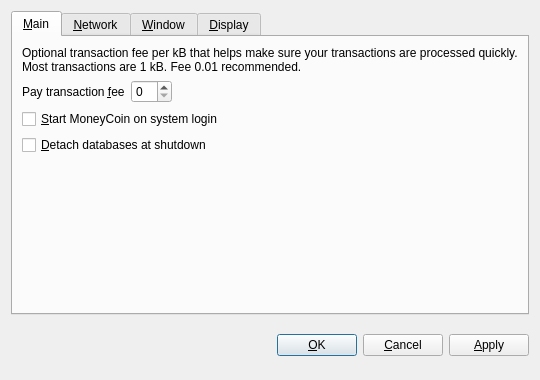
<?xml version="1.0" encoding="UTF-8"?>
<ui version="4.0">
 <class>OptionsDialog</class>
 <widget class="QDialog" name="OptionsDialog">
  <property name="geometry">
   <rect>
    <x>0</x>
    <y>0</y>
    <width>540</width>
    <height>380</height>
   </rect>
  </property>
  <property name="windowTitle">
   <string>Options</string>
  </property>
  <property name="modal">
   <bool>true</bool>
  </property>
  <layout class="QVBoxLayout" name="verticalLayout">
   <item>
    <widget class="QTabWidget" name="tabWidget">
     <property name="tabPosition">
      <enum>QTabWidget::North</enum>
     </property>
     <property name="currentIndex">
      <number>0</number>
     </property>
     <widget class="QWidget" name="tabMain">
      <attribute name="title">
       <string>&amp;Main</string>
      </attribute>
      <layout class="QVBoxLayout" name="verticalLayout_Main">
       <item>
        <widget class="QLabel" name="transactionFeeInfoLabel">
         <property name="text">
          <string>Optional transaction fee per kB that helps make sure your transactions are processed quickly. Most transactions are 1 kB. Fee 0.01 recommended.</string>
         </property>
         <property name="textFormat">
          <enum>Qt::PlainText</enum>
         </property>
         <property name="wordWrap">
          <bool>true</bool>
         </property>
        </widget>
       </item>
       <item>
        <layout class="QHBoxLayout" name="horizontalLayout_Main">
         <item>
          <widget class="QLabel" name="transactionFeeLabel">
           <property name="text">
            <string>Pay transaction &amp;fee</string>
           </property>
           <property name="textFormat">
            <enum>Qt::PlainText</enum>
           </property>
           <property name="buddy">
            <cstring>transactionFee</cstring>
           </property>
          </widget>
         </item>
         <item>
          <widget class="BitcoinAmountField" name="transactionFee"/>
         </item>
         <item>
          <spacer name="horizontalSpacer_Main">
           <property name="orientation">
            <enum>Qt::Horizontal</enum>
           </property>
           <property name="sizeHint" stdset="0">
            <size>
             <width>40</width>
             <height>20</height>
            </size>
           </property>
          </spacer>
         </item>
        </layout>
       </item>
       <item>
        <widget class="QCheckBox" name="bitcoinAtStartup">
         <property name="toolTip">
          <string>Automatically start MoneyCoin after logging in to the system.</string>
         </property>
         <property name="text">
          <string>&amp;Start MoneyCoin on system login</string>
         </property>
        </widget>
       </item>
       <item>
        <widget class="QCheckBox" name="detachDatabases">
         <property name="toolTip">
          <string>Detach block and address databases at shutdown. This means they can be moved to another data directory, but it slows down shutdown. The wallet is always detached.</string>
         </property>
         <property name="text">
          <string>&amp;Detach databases at shutdown</string>
         </property>
        </widget>
       </item>
       <item>
        <spacer name="verticalSpacer_Main">
         <property name="orientation">
          <enum>Qt::Vertical</enum>
         </property>
         <property name="sizeHint" stdset="0">
          <size>
           <width>20</width>
           <height>40</height>
          </size>
         </property>
        </spacer>
       </item>
      </layout>
     </widget>
     <widget class="QWidget" name="tabNetwork">
      <attribute name="title">
       <string>&amp;Network</string>
      </attribute>
      <layout class="QVBoxLayout" name="verticalLayout_Network">
       <item>
        <widget class="QCheckBox" name="mapPortUpnp">
         <property name="toolTip">
          <string>Automatically open the MoneyCoin client port on the router. This only works when your router supports UPnP and it is enabled.</string>
         </property>
         <property name="text">
          <string>Map port using &amp;UPnP</string>
         </property>
        </widget>
       </item>
       <item>
        <widget class="QCheckBox" name="connectSocks">
         <property name="toolTip">
          <string>Connect to the MoneyCoin network through a SOCKS proxy (e.g. when connecting through Tor).</string>
         </property>
         <property name="text">
          <string>&amp;Connect through SOCKS proxy:</string>
         </property>
        </widget>
       </item>
       <item>
        <layout class="QHBoxLayout" name="horizontalLayout_Network">
         <item>
          <widget class="QLabel" name="proxyIpLabel">
           <property name="text">
            <string>Proxy &amp;IP:</string>
           </property>
           <property name="textFormat">
            <enum>Qt::PlainText</enum>
           </property>
           <property name="buddy">
            <cstring>proxyIp</cstring>
           </property>
          </widget>
         </item>
         <item>
          <widget class="QValidatedLineEdit" name="proxyIp">
           <property name="maximumSize">
            <size>
             <width>140</width>
             <height>16777215</height>
            </size>
           </property>
           <property name="toolTip">
            <string>IP address of the proxy (e.g. 127.0.0.1)</string>
           </property>
          </widget>
         </item>
         <item>
          <widget class="QLabel" name="proxyPortLabel">
           <property name="text">
            <string>&amp;Port:</string>
           </property>
           <property name="textFormat">
            <enum>Qt::PlainText</enum>
           </property>
           <property name="buddy">
            <cstring>proxyPort</cstring>
           </property>
          </widget>
         </item>
         <item>
          <widget class="QLineEdit" name="proxyPort">
           <property name="maximumSize">
            <size>
             <width>55</width>
             <height>16777215</height>
            </size>
           </property>
           <property name="toolTip">
            <string>Port of the proxy (e.g. 9050)</string>
           </property>
          </widget>
         </item>
         <item>
          <widget class="QLabel" name="socksVersionLabel">
           <property name="text">
            <string>SOCKS &amp;Version:</string>
           </property>
           <property name="textFormat">
            <enum>Qt::PlainText</enum>
           </property>
           <property name="buddy">
            <cstring>socksVersion</cstring>
           </property>
          </widget>
         </item>
         <item>
          <widget class="QValueComboBox" name="socksVersion">
           <property name="toolTip">
            <string>SOCKS version of the proxy (e.g. 5)</string>
           </property>
          </widget>
         </item>
         <item>
          <spacer name="horizontalSpacer_Network">
           <property name="orientation">
            <enum>Qt::Horizontal</enum>
           </property>
           <property name="sizeHint" stdset="0">
            <size>
             <width>40</width>
             <height>20</height>
            </size>
           </property>
          </spacer>
         </item>
        </layout>
       </item>
       <item>
        <spacer name="verticalSpacer_Network">
         <property name="orientation">
          <enum>Qt::Vertical</enum>
         </property>
         <property name="sizeHint" stdset="0">
          <size>
           <width>20</width>
           <height>40</height>
          </size>
         </property>
        </spacer>
       </item>
      </layout>
     </widget>
     <widget class="QWidget" name="tabWindow">
      <attribute name="title">
       <string>&amp;Window</string>
      </attribute>
      <layout class="QVBoxLayout" name="verticalLayout_Window">
       <item>
        <widget class="QCheckBox" name="minimizeToTray">
         <property name="toolTip">
          <string>Show only a tray icon after minimizing the window.</string>
         </property>
         <property name="text">
          <string>&amp;Minimize to the tray instead of the taskbar</string>
         </property>
        </widget>
       </item>
       <item>
        <widget class="QCheckBox" name="minimizeOnClose">
         <property name="toolTip">
          <string>Minimize instead of exit the application when the window is closed. When this option is enabled, the application will be closed only after selecting Quit in the menu.</string>
         </property>
         <property name="text">
          <string>M&amp;inimize on close</string>
         </property>
        </widget>
       </item>
       <item>
        <spacer name="verticalSpacer_Window">
         <property name="orientation">
          <enum>Qt::Vertical</enum>
         </property>
         <property name="sizeHint" stdset="0">
          <size>
           <width>20</width>
           <height>40</height>
          </size>
         </property>
        </spacer>
       </item>
      </layout>
     </widget>
     <widget class="QWidget" name="tabDisplay">
      <attribute name="title">
       <string>&amp;Display</string>
      </attribute>
      <layout class="QVBoxLayout" name="verticalLayout_Display">
       <item>
        <layout class="QHBoxLayout" name="horizontalLayout_1_Display">
         <item>
          <widget class="QLabel" name="langLabel">
           <property name="text">
            <string>User Interface &amp;language:</string>
           </property>
           <property name="textFormat">
            <enum>Qt::PlainText</enum>
           </property>
           <property name="buddy">
            <cstring>lang</cstring>
           </property>
          </widget>
         </item>
         <item>
          <widget class="QValueComboBox" name="lang">
           <property name="toolTip">
            <string>The user interface language can be set here. This setting will take effect after restarting MoneyCoin.</string>
           </property>
          </widget>
         </item>
        </layout>
       </item>
       <item>
        <layout class="QHBoxLayout" name="horizontalLayout_2_Display">
         <item>
          <widget class="QLabel" name="unitLabel">
           <property name="text">
            <string>&amp;Unit to show amounts in:</string>
           </property>
           <property name="textFormat">
            <enum>Qt::PlainText</enum>
           </property>
           <property name="buddy">
            <cstring>unit</cstring>
           </property>
          </widget>
         </item>
         <item>
          <widget class="QValueComboBox" name="unit">
           <property name="toolTip">
            <string>Choose the default subdivision unit to show in the interface and when sending coins.</string>
           </property>
          </widget>
         </item>
        </layout>
       </item>
       <item>
        <widget class="QCheckBox" name="displayAddresses">
         <property name="toolTip">
          <string>Whether to show MoneyCoin addresses in the transaction list or not.</string>
         </property>
         <property name="text">
          <string>&amp;Display addresses in transaction list</string>
         </property>
        </widget>
       </item>
       <item>
        <widget class="QCheckBox" name="coinControlFeatures">
         <property name="toolTip">
          <string>Whether to show coin control features or not.</string>
         </property>
         <property name="text">
          <string>Display coin &amp;control features (experts only!)</string>
         </property>
        </widget>
       </item>
       <item>
        <spacer name="verticalSpacer_Display">
         <property name="orientation">
          <enum>Qt::Vertical</enum>
         </property>
         <property name="sizeHint" stdset="0">
          <size>
           <width>20</width>
           <height>40</height>
          </size>
         </property>
        </spacer>
       </item>
      </layout>
     </widget>
    </widget>
   </item>
   <item>
    <layout class="QHBoxLayout" name="horizontalLayout_Buttons">
     <item>
      <spacer name="horizontalSpacer_1">
       <property name="orientation">
        <enum>Qt::Horizontal</enum>
       </property>
       <property name="sizeHint" stdset="0">
        <size>
         <width>40</width>
         <height>48</height>
        </size>
       </property>
      </spacer>
     </item>
     <item>
      <widget class="QLabel" name="statusLabel">
       <property name="font">
        <font>
         <weight>75</weight>
         <bold>true</bold>
        </font>
       </property>
       <property name="text">
        <string/>
       </property>
       <property name="textFormat">
        <enum>Qt::PlainText</enum>
       </property>
       <property name="wordWrap">
        <bool>true</bool>
       </property>
      </widget>
     </item>
     <item>
      <spacer name="horizontalSpacer_2">
       <property name="orientation">
        <enum>Qt::Horizontal</enum>
       </property>
       <property name="sizeHint" stdset="0">
        <size>
         <width>40</width>
         <height>48</height>
        </size>
       </property>
      </spacer>
     </item>
     <item>
      <widget class="QPushButton" name="okButton">
       <property name="text">
        <string>&amp;OK</string>
       </property>
      </widget>
     </item>
     <item>
      <widget class="QPushButton" name="cancelButton">
       <property name="text">
        <string>&amp;Cancel</string>
       </property>
       <property name="autoDefault">
        <bool>false</bool>
       </property>
      </widget>
     </item>
     <item>
      <widget class="QPushButton" name="applyButton">
       <property name="text">
        <string>&amp;Apply</string>
       </property>
       <property name="autoDefault">
        <bool>false</bool>
       </property>
      </widget>
     </item>
    </layout>
   </item>
  </layout>
 </widget>
 <customwidgets>
  <customwidget>
   <class>BitcoinAmountField</class>
   <extends>QSpinBox</extends>
   <header>bitcoinamountfield.h</header>
  </customwidget>
  <customwidget>
   <class>QValueComboBox</class>
   <extends>QComboBox</extends>
   <header>qvaluecombobox.h</header>
  </customwidget>
  <customwidget>
   <class>QValidatedLineEdit</class>
   <extends>QLineEdit</extends>
   <header>qvalidatedlineedit.h</header>
  </customwidget>
 </customwidgets>
 <resources/>
 <connections/>
</ui>
